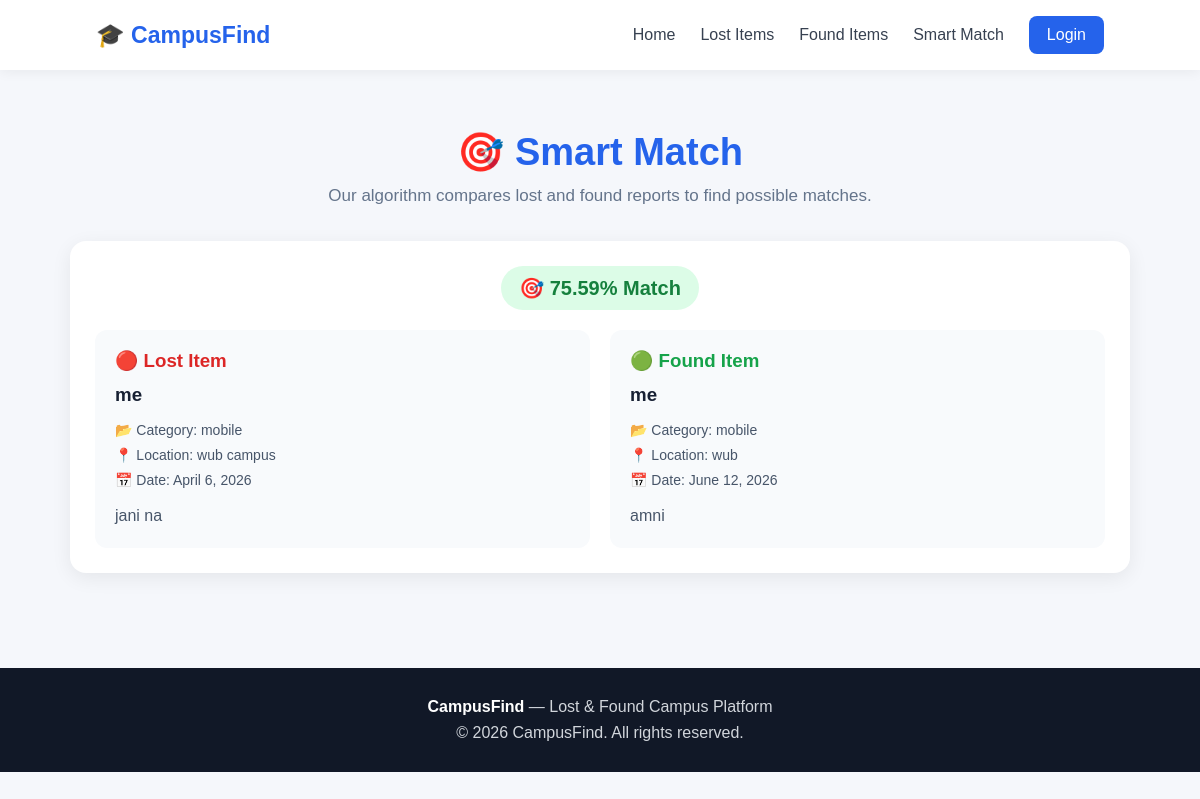
The app's page /smart-match/ with its own data.
### campusfinder/models.py (models this page shows, shortened)
class Item(models.Model):
    ITEM_TYPE_CHOICES = [
        ('lost', 'Lost'),
        ('found', 'Found'),
    ]
    STATUS_CHOICES = [
        ('active', 'Active'),
        ('claimed', 'Claimed'),
        ('returned', 'Returned'),
    ]
    title = models.CharField(max_length=200)
    item_type = models.CharField(
        max_length=10,
        choices=ITEM_TYPE_CHOICES
    )
    category = models.CharField(max_length=100)
    description = models.TextField()
    location = models.CharField(max_length=200)
    date = models.DateField()
    image = models.ImageField(
        upload_to='items/',
        blank=True,
        null=True
    )
    contact = models.CharField(max_length=100)
    status = models.CharField(
        max_length=10,
        choices=STATUS_CHOICES,
        default='active'
    )
    posted_by = models.ForeignKey(
        User,
        on_delete=models.CASCADE
    )
    created_at = models.DateTimeField(auto_now_add=True)

### campusfinder/views.py (the view)
def smart_match(request):
    lost_items = Item.objects.filter(
        item_type='lost'
    )
    found_items = Item.objects.filter(
        item_type='found'
    )
    matches = []
    for lost_item in lost_items:
        for found_item in found_items:
            score = calculate_match(
                lost_item,
                found_item
            )
            if score >= 40:
                matches.append({
                    'lost_item': lost_item,
                    'found_item': found_item,
                    'score': score,
                })
    matches.sort(
        key=lambda x: x['score'],
        reverse=True
    )
    return render(
        request,
        'campusfinder/smart_match.html',
        {'matches': matches}
    )

### campusfinder/views.py (called while the page is built)
def similarity(text1, text2):
    return SequenceMatcher(
        None,
        text1.lower(),
        text2.lower()
    ).ratio()

def calculate_match(lost_item, found_item):
    title_score = similarity(
        lost_item.title,
        found_item.title
    )
    description_score = similarity(
        lost_item.description,
        found_item.description
    )
    category_score = similarity(
        lost_item.category,
        found_item.category
    )
    location_score = similarity(
        lost_item.location,
        found_item.location
    )
    final_score = (
        title_score * 0.30 +
        description_score * 0.30 +
        category_score * 0.20 +
        location_score * 0.20
    )
    return round(final_score * 100, 2)

### campusfinder/templates/campusfinder/smart_match.html (shortened to what this page needs)
<!DOCTYPE html>
<html lang="en">
<head>
</head>
<body>
    <nav class="navbar">
        <div class="logo">
            🎓 CampusFind
        </div>
        <div class="nav-links">
            <a href="{% url 'home' %}">
                Home
            </a>
            <a href="{% url 'lost_items' %}">
                Lost Items
            </a>
            <a href="{% url 'found_items' %}">
                Found Items
            </a>
            <a href="{% url 'smart_match' %}">
                Smart Match
            </a>
            {% if user.is_authenticated %}
                <span>
                    👤 {{ user.username }}
                </span>
                <a href="{% url 'logout' %}" class="login-btn">
                    Logout
                </a>
            {% else %}
                <a href="{% url 'login' %}" class="login-btn">
                    Login
                </a>
            {% endif %}
        </div>
    </nav>
    <section class="header">
        <h1>🎯 Smart Match</h1>
        <p>
            Our algorithm compares lost and found reports
            to find possible matches.
        </p>
    </section>
    <div class="container">
        {% if matches %}
            {% for match in matches %}
                <div class="match-card">
                    <div class="match-score">
                        <span>
                            🎯 {{ match.score }}% Match
                        </span>
                    </div>
                    <div class="items">
                        <div class="item-box">
                            <h3 class="lost-title">
                                🔴 Lost Item
                            </h3>
                            <h3>
                                {{ match.lost_item.title }}
                            </h3>
                            <div class="item-info">
                                📂 Category:
                                {{ match.lost_item.category }}<br>
                                📍 Location:
                                {{ match.lost_item.location }}<br>
                                📅 Date:
                                {{ match.lost_item.date }}
                            </div>
                            <p class="description">
                                {{ match.lost_item.description }}
                            </p>
                        </div>
                        <div class="item-box">
                            <h3 class="found-title">
                                🟢 Found Item
                            </h3>
                            <h3>
                                {{ match.found_item.title }}
                            </h3>
                            <div class="item-info">
                                📂 Category:
                                {{ match.found_item.category }}<br>
                                📍 Location:
                                {{ match.found_item.location }}<br>
                                📅 Date:
                                {{ match.found_item.date }}
                            </div>
                            <p class="description">
                                {{ match.found_item.description }}
                            </p>
                        </div>
                    </div>
                </div>
            {% endfor %}
        {% endif %}
    </div>
    <footer>
        <p>
            <strong>CampusFind</strong>
            — Lost & Found Campus Platform
        </p>
        <p style="margin-top: 8px;">
            © 2026 CampusFind. All rights reserved.
        </p>
    </footer>
</body>
</html>

### campusfinder/templates/campusfinder/smart_match.html (style rules this page uses)
* { margin: 0; padding: 0; box-sizing: border-box; }
body { font-family: Arial, sans-serif; background: #f5f7fb; color: #172033; }
.navbar { background: white; height: 70px; padding: 0 8%; display: flex; align-items: center; justify-content: space-between; box-shadow: 0 2px 12px rgba(0,0,0,0.06); }
.logo { font-size: 23px; font-weight: bold; color: #2563eb; }
.nav-links { display: flex; gap: 25px; align-items: center; }
.nav-links a { text-decoration: none; color: #374151; font-weight: 500; }
.login-btn { background: #2563eb; color: white !important; padding: 10px 18px; border-radius: 8px; }
.header { text-align: center; padding: 60px 20px 35px; }
.header h1 { font-size: 38px; color: #2563eb; }
.header p { margin-top: 12px; color: #64748b; font-size: 17px; }
.container { max-width: 1100px; margin: auto; padding: 0 20px 70px; }
.match-card { background: white; border-radius: 16px; padding: 25px; margin-bottom: 25px; box-shadow: 0 5px 20px rgba(0,0,0,0.07); }
.match-score { text-align: center; margin-bottom: 20px; }
.match-score span { display: inline-block; background: #dcfce7; color: #15803d; padding: 10px 18px; border-radius: 25px; font-size: 20px; font-weight: bold; }
.items { display: grid; grid-template-columns: 1fr 1fr; gap: 20px; }
.item-box { padding: 20px; border-radius: 12px; background: #f8fafc; }
.item-box h3 { margin-bottom: 12px; }
.lost-title { color: #dc2626; }
.found-title { color: #16a34a; }
.item-info { color: #475569; line-height: 1.8; font-size: 14px; }
.description { margin-top: 10px; line-height: 1.5; color: #475569; }
footer { background: #111827; color: #d1d5db; text-align: center; padding: 30px; }
footer strong { color: white; }

### records on screen
Item: score "75.59", lost_item "me", lost_item.category "mobile", lost_item.location "wub campus", lost_item "April 6, 2026", lost_item.description "jani na", found_item "me", found_item.category "mobile", found_item.location "wub", found_item "June 12, 2026", found_item.description "amni"
